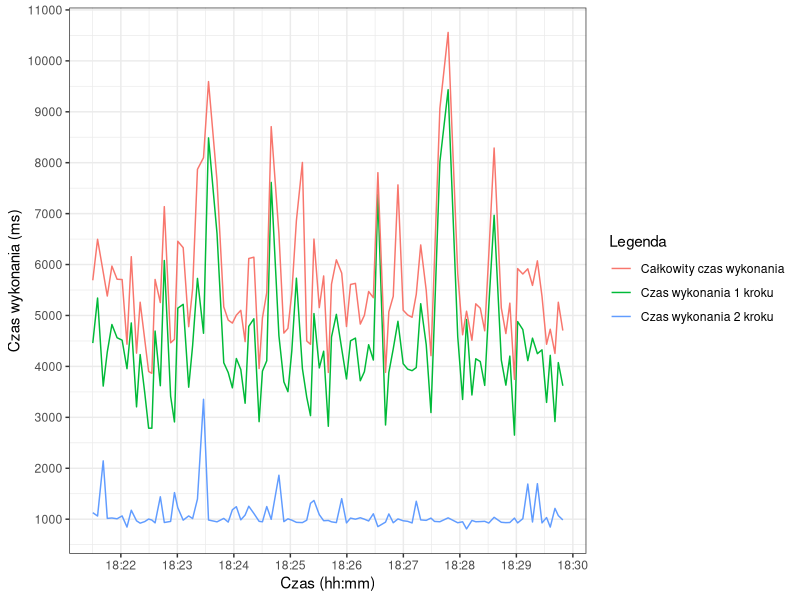

This chart was generated by the following R code:
library("ggplot2")
library("scales")

png(filename="summary.png", width=640, height=480)

dat = read.csv("combined.csv")
dat$time = as.POSIXct(dat$time_step1, format = "%Y-%m-%dT%H:%M:%OSZ")

ggplot(data=dat, aes(time)) +
theme_bw() +
scale_x_datetime(labels = date_format("%H:%M"), breaks = pretty_breaks(n=10)) +
scale_y_continuous(breaks=pretty_breaks(n=10)) +
labs(x = "Czas (hh:mm)", y = "Czas wykonania (ms)", color = "Legenda") +
geom_line(aes(y = duration_step1, color = "Czas wykonania 1 kroku")) +
geom_line(aes(y = duration_step2, color = "Czas wykonania 2 kroku")) +
geom_line(aes(y = duration_overall, color = "Całkowity czas wykonania"))